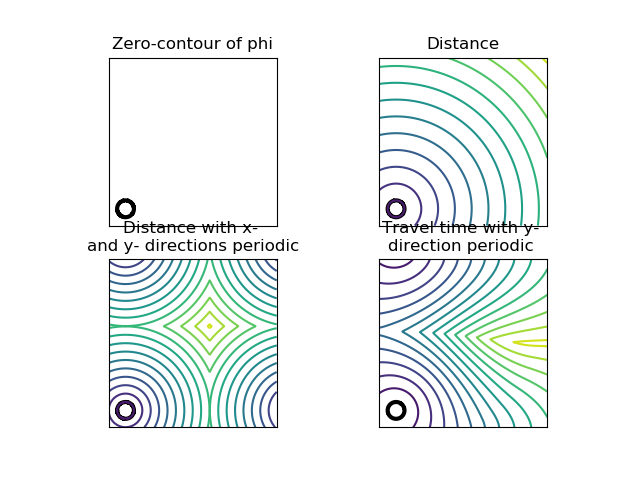

Write the Python code that produced this figure.
import numpy as np
import matplotlib.pyplot as plt
import skfmm

X, Y = np.meshgrid(np.linspace(-1, 1, 501), np.linspace(-1, 1, 501))
phi = (X + 0.8)**2 + (Y + 0.8)**2 - 0.01
speed = 1 + X**2 + Y**2

plt.subplot(221)
plt.title("Zero-contour of phi")
plt.contour(X, Y, phi, [0], colors='black', linewidths=(3))
plt.gca().set_aspect(1)
plt.xticks([])
plt.yticks([])

plt.subplot(222)
plt.title("Distance")
plt.contour(X, Y, phi, [0], colors='black', linewidths=(3))
plt.contour(X, Y, skfmm.distance(phi, dx=2.0 / 500), 15)
plt.gca().set_aspect(1)
plt.xticks([])
plt.yticks([])

plt.subplot(223)
plt.title("Distance with x- \nand y- directions periodic")
plt.contour(X, Y, phi, [0], colors='black', linewidths=(3))
plt.contour(X, Y, skfmm.distance(phi, dx=2.0 / 500, periodic=True), 15)
plt.gca().set_aspect(1)
plt.xticks([])
plt.yticks([])

plt.subplot(224)
plt.title("Travel time with y- \ndirection periodic ")
plt.contour(X, Y, phi, [0], colors='black', linewidths=(3))
plt.contour(X, Y, skfmm.travel_time(
    phi, speed, dx=2.0 / 500, periodic=(1, 0)), 15)
plt.gca().set_aspect(1)
plt.xticks([])
plt.yticks([])

plt.savefig("./exmaple2.png")
plt.show()
